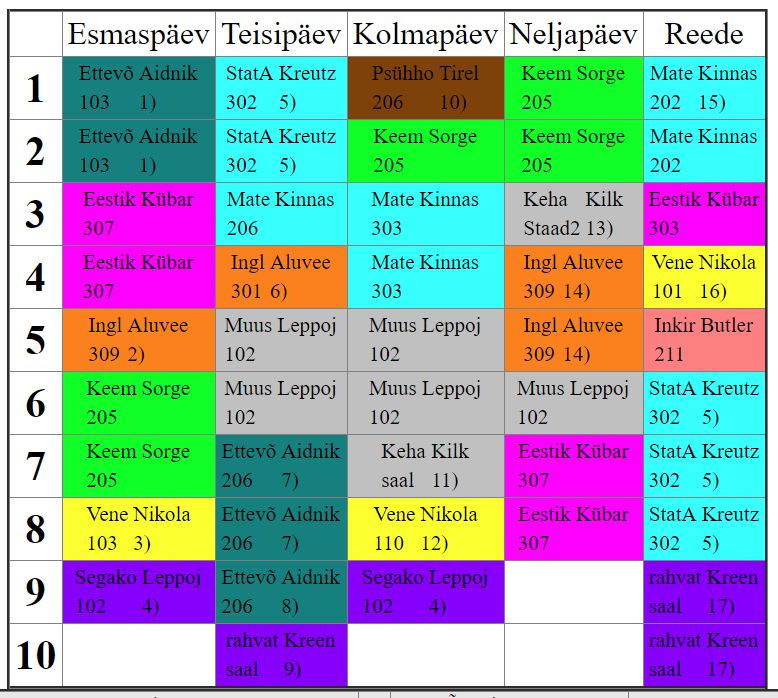
#> input picture tunniplaan3.png, 778 x 698 px
$ python -i dayColumnsEditor.py   (imports and definitions only)
#> lines starting #> are read from the running program, lines starting #| are printed output that depends on the picture
### tunniplaanEditor.py
# YT videos that helped: https://www.youtube.com/watch?v=6DjFscX4I_c&list=PLO_IjgwpIjOt7WFIaJzrK3ATH8uq9hNVv&index=29&t=997s
# Note: cv2 shows 'has no member' errors for me, but the code works
# If you want to change the source image, change the IMAGENAME variable

# Code weakpoints:
# - when code doesn't find "Esm"
# - when code seacrhes for first color and the first lesson's color can be gray which isn't recognized as color to the code
# - when code does the same thing as described above, but then it's checking for the color from below

from PIL import Image
import pytesseract
from cv2 import *
import numpy as np

# Original (source) image
IMAGENAME = "tunniplaan3.png"
IMAGE = Image.open(IMAGENAME)
#> IMAGE is the input picture: PIL image 778x698 RGBA; mean R, G, B, A 152, 168.3, 171.7, 255

# Change the gray 1 pixel borders between lessons to white
replaceGrayLines = IMAGE
color_to_find1 = (128, 128, 128, 255)
color_to_replace1 = (255, 255, 255, 255)
new_image_data = []

for color in list(replaceGrayLines.getdata()):
    if (color == color_to_find1):
        new_image_data += [color_to_replace1]
    else:
        new_image_data += [color]
#> this loop made 543044 passes
#> new_image_data on passes 1 to 2: [(255, 255, 255, 255)], [(255, 255, 255, 255), (255, 255, 255, 255)]
#> after the loop, new_image_data = 543044 items
replaceGrayLines.putdata(new_image_data)
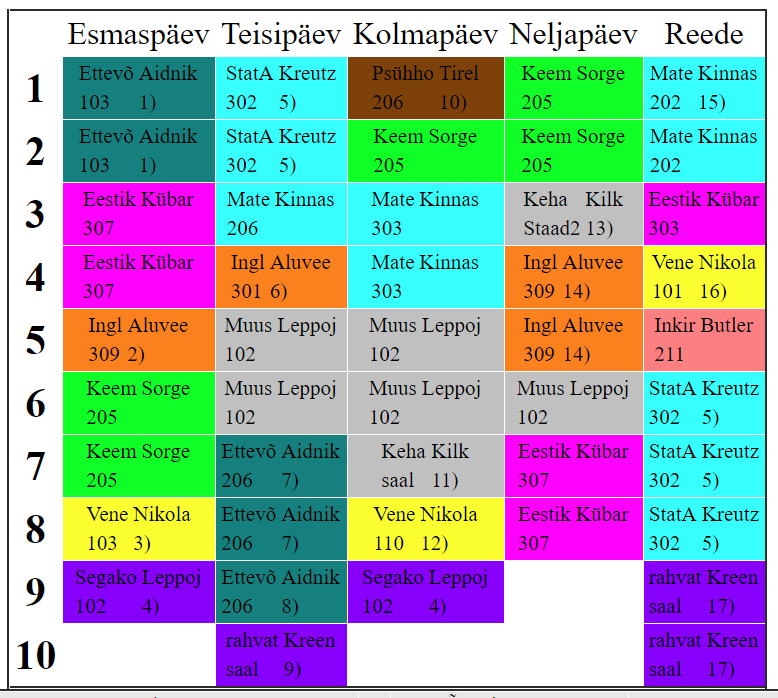
#> replaceGrayLines: PIL image 778x698 RGBA; mean R, G, B, A 155.4, 171.7, 175.1, 255

# Crop the image with edited gray lines
replaceGrayLinesSize = replaceGrayLines.size
#> replaceGrayLinesSize = (778, 698)
sectionOfImg = replaceGrayLines.crop((0, 0, replaceGrayLinesSize[0], 200))
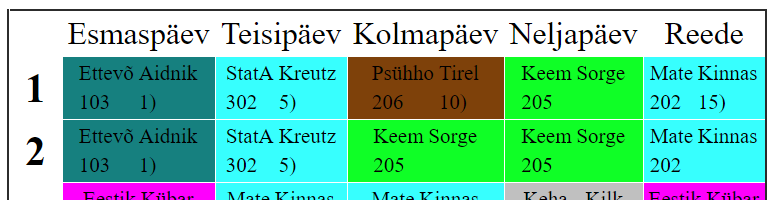
#> sectionOfImg: PIL image 778x200 RGBA; mean R, G, B, A 118.5, 202.5, 170.5, 255
sectionOfImg.save("sectionOfImg.png")

# Here starts the code to find the location of "Esmaspäev" and other things that come after that
pytesseract.pytesseract.tesseract_cmd = r'C:\Users\krist\AppData\Local\Tesseract-OCR\tesseract.exe'
img = cv2.imread("sectionOfImg.png")
cv2.imshow("sectionOfImg.png", img)
img = cv2.cvtColor(img, cv2.COLOR_BGR2RGB)

hImg, wImg, _ = img.shape
boxes = pytesseract.image_to_boxes(img)
E = ""
S = ""
for b in boxes.splitlines():

    b = b.split(" ")
    print(b)
    # Put red boxes over all letters loop
    x, y, w, h = int(b[1]), int(b[2]), int(b[3]), int(b[4])
    cv2.rectangle(img, (x, hImg-y), (w, hImg-h), (0, 0, 255), 1)

    # Check if b[0] is "E", and save the result, then check if b[0] is "s", and if there's also "m", then it has found the "Esm"
    if(b[0] == "E"):
        E = "E"
        eData = b
    if (b[0] == "s" and E == "E"):
            S = "s"
    if (b[0] == "m" and E == "E" and S == "s"):
        print("'Esmaspäev' found")
        E = ""
        S = ""
        # Put a blue triangle over "Esm"
        cv2.rectangle(img, (w - 70, hImg-y + 10), (w + 10, hImg-h - 20), (255, 0, 0), 2)
        # Get the location of "E"
        xPxl, yPxl = eData[1], eData[2]
        print(xPxl, yPxl)
        pxlData = int(xPxl), int(yPxl)
        print(pxlData)

        # Get non-white and non-black colors (Create the black and white image)
        colorImg = cv2.imread("sectionOfImg.png")
        hsv = cv2.cvtColor(colorImg, cv2.COLOR_BGR2HSV)

        lower = np.array([0, 5, 20])
        upper = np.array([180, 255, 255])

        mask = cv2.inRange(hsv, lower, upper)
        cv2.imshow("Mask", mask) # Show mask (black and white picture) and save it
        cv2.imwrite("mask.png", mask)
        cv2.imshow("Boxes", img) # Show image with original colors, but with removed gray borders

        # Re-calculate some cv2 and PIL coordinate differences in the if statement and move downwards by 5 pixels until a color (white) is found on the masked image
        maskOpen = Image.open("mask.png")
        mask = maskOpen.load()
        maskSize = maskOpen.size
        i = 0
        addY = 5

        while (i < 10):
            i = i + 1
            if (mask[pxlData[0], maskSize[1] - pxlData[1] + addY] == 255):
                print("First color found at " + str(pxlData[0]) + ", " + str(maskSize[1] - pxlData[1] + addY))

                # Check's if there's also a color after 3x5 pixels, starting from the first color's location coordinates
                if (mask[pxlData[0], maskSize[1] - pxlData[1] + addY + 5] == 255):
                    if (mask[pxlData[0], maskSize[1] - pxlData[1] + addY + 10] == 255):
                        if (mask[pxlData[0], maskSize[1] - pxlData[1] + addY + 15] == 255):
                            # Variable that stores the first found color's location. Needed later in dayColumnsEditor.py cropTheDayNames function.
                            firstColorLocation = pxlData[0], maskSize[1] - pxlData[1] + addY
                            colorCnfrmdCrds = pxlData[0], maskSize[1] - pxlData[1] + addY + 3
                            print("Continuous color confirmed at " + str(colorCnfrmdCrds))

                            # Find the edge (right and left) coordinates of that color
                            subtractX = 0
                            while subtractX < 400:
                                value = mask[pxlData[0] - subtractX, maskSize[1] - pxlData[1] + addY + 3] # + 3 to move down from the egde a little bit
                                if (value == 255):
                                    subtractX = subtractX + 1
                                    #print("Proceeding to move to the side by 1 px.")
                                elif (value == 0):
                                    print("Esm column Left side border found at " + str(pxlData[0] - subtractX), str(maskSize[1] - pxlData[1] + addY + 3))
                                    EsmLeftBorderX = pxlData[0] - subtractX
                                    leftBorderY = maskSize[1] - pxlData[1] + addY + 3


                                    addX = 1
                                    while addX < 400:
                                        value2 = mask[pxlData[0] + addX, maskSize[1] - pxlData[1] + addY + 3]

                                        if (value2 == 255):
                                            addX = addX + 1
                                            #print("Proceeding to move to the side by 1 px.")
                                        elif (value2 == 0):
                                            print("'Esm' Right side border found at " + str(pxlData[0] + addX), str(maskSize[1] - pxlData[1] + addY + 3))
                                            EsmRightBorderX = pxlData[0] + addX + 1 # Plus one makes it to select the gray one-pixel column on the right side too
                                            EsmRightBorderY = maskSize[1] - pxlData[1] + addY + 3

                                            # Find the borders of other days columns by just increasing the X axis number and detecting the black color which is the border between columns (just loops inside loops that look for color white - a big mess)
                                            TeiX = 1
                                            while (TeiX < 300):

                                                if (mask[EsmRightBorderX + TeiX, EsmRightBorderY] == 255):
                                                    TeiX = TeiX + 1
                                                    print("Tei white")

                                                elif (mask[EsmRightBorderX + TeiX, EsmRightBorderY] == 0):
                                                    TeiBorderX = EsmRightBorderX + TeiX + 1
                                                    print("Tei border found at x: " + str(TeiBorderX))

                                                    # Add one because if it was zero it would detect the Tei border
                                                    KolX = 1
                                                    while (KolX < 300):
                                                        if (mask[TeiBorderX + KolX, EsmRightBorderY] == 255):
                                                            KolX = KolX + 1
                                                            print("Kol white")
                                                        elif (mask[TeiBorderX + KolX, EsmRightBorderY] == 0):
                                                            # Here add one to select the gray pixel column
                                                            KolBorderX = TeiBorderX + KolX + 1
                                                            print("Kol border found at x: " + str(KolBorderX))

                                                            NelX = 1
                                                            while (NelX < 300):
                                                                if (mask[TeiBorderX + KolX + NelX, EsmRightBorderY] == 255):
                                                                    NelX = NelX + 1
                                                                    print("Nel white")
                                                                elif (mask[TeiBorderX + KolX + NelX, EsmRightBorderY] == 0):
                                                                    NelBorderX = TeiBorderX + KolX + NelX + 1
                                                                    print("Nel border found at x: " + str(NelBorderX))

                                                                    ReeX = 1
                                                                    while (ReeX < 300):
                                                                        if (mask[TeiBorderX + KolX + NelX + ReeX, EsmRightBorderY] == 255):
                                                                            ReeX = ReeX + 1
                                                                            print("Ree white")
                                                                        elif (mask[TeiBorderX + KolX + NelX + ReeX, EsmRightBorderY] == 0):
                                                                            ReeBorderX = TeiBorderX + KolX + NelX + ReeX + 1
                                                                            print("Ree border found at x: " + str(ReeBorderX))

                                                                            crop = IMAGE
                                                                            cropEsm = crop.crop((EsmLeftBorderX, 0, EsmRightBorderX, crop.size[1]))
                                                                            cropTei = crop.crop((EsmRightBorderX - 1, 0, TeiBorderX, crop.size[1]))
                                                                            cropKol = crop.crop((TeiBorderX - 1, 0, KolBorderX, crop.size[1]))
                                                                            cropNel = crop.crop((KolBorderX - 1, 0, NelBorderX, crop.size[1]))
                                                                            cropRee = crop.crop((NelBorderX - 1, 0, ReeBorderX, crop.size[1]))

                                                                            cropEsm.save("croppedEsm.png")
                                                                            cropTei.save("croppedTei.png")
                                                                            cropKol.save("croppedKol.png")
                                                                            cropNel.save("croppedNel.png")
                                                                            cropRee.save("croppedRee.png")

                                                                            # Create black and white mask picture for later use in the code
                                                                            colorImg = cv2.imread(IMAGENAME)
                                                                            hsv = cv2.cvtColor(colorImg, cv2.COLOR_BGR2HSV)

                                                                            lower = np.array([0, 5, 20])
                                                                            upper = np.array([180, 255, 255])

                                                                            mask = cv2.inRange(cv2.UMat(hsv), lower, upper)
                                                                            cv2.imshow("Whole picture mask", mask)
                                                                            cv2.imwrite("WholePictureMask.png", mask)

                                                                            # Runs compileImg from tunniplaanEditorContinue, the code continues there
                                                                            from tunniplaanCompiler import compileImg
                                                                            compileImg()


                                else:
                                    print("X axis color not found")

                        else:
                            print("Something is wrong with trying to find a continuos color")
                    else:
                        print("Something is wrong with trying to find a continuos color")

                else:
                    print("Something is wrong with the color's starting edge, couldn't find the color 5px from the edge")

            else:
                addY = addY + 5
                print("Color not found after 5 pixels, continuing ↓")

input("Ends")

### dayColumnsEditor.py
# Edit every day's column separately in their own function.
# First function (esm) is with comments, the code for other functions are all the same

from PIL import Image
import cv2
import numpy as np
import pytesseract

from tunniplaanEditor import firstColorLocation

# Crop the day names from the top of the columnns. This could have been done earlier when the columns were all as one picture, and more shorter, but i'm doing it here for simplicity.
def cropTheDayNames():
#> (the run stopped early here; a loop or call above may not have finished)
